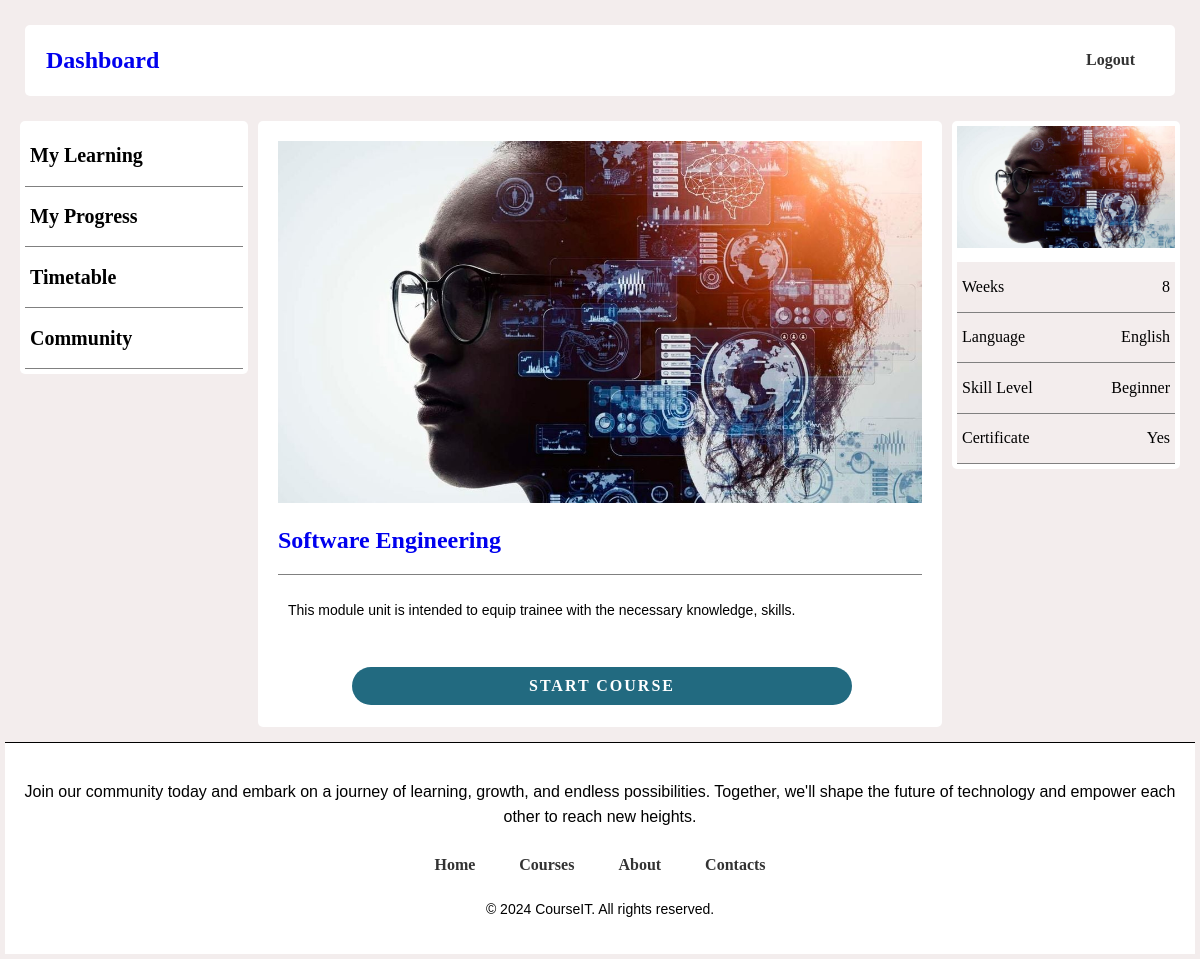
The app's page /course/3/ with its own data.
### index/models.py (models this page shows, shortened)
class Course (models.Model):
    title = models.CharField(max_length=200)
    description = models.TextField()
    image = models.ImageField(upload_to='images/', default='img1.png')

### index/views.py (the view)
# urls.py: path("course/<int:pk>/", views.CourseDetailView.as_view(), name="course_detail"),
class CourseDetailView(DetailView):
    model = Course
    template_name = "index/course_detail.html"

### index/templates/index/course_detail.html (shortened to what this page needs)
{%load static%}
<!DOCTYPE html>
<html lang="en">
<head>
    <link rel="stylesheet" href="{% static 'css/styles.css' %}">
</head>
    <body>
        <div class="nav-bar">
            <div class="header">
                <div class="div1">
                    <h2><a style="text-decoration: none;"href="{% url 'dashboard' %}">Dashboard</a></h2>
                </div>
                <div>
                    <nav>
                        <a href="{% url 'sign-out' %}">Logout</a>
                    </nav>
                </div>
            </div>
        </div>
        <div class="content-div">
            <div class="side-bar">
                <div>
                    <div class="side-bar-divs">
                        <h1>My Learning</h1>
                    </div>
                    <div class="side-bar-divs">
                        <h1>My Progress</h1>
                    </div>
                    <div class="side-bar-divs">
                        <h1>Timetable</h1>
                    </div>
                    <div class="side-bar-divs">
                        <h1>Community</h1>
                    </div>
                </div>
            </div>
            <div class="cos-detail">
                <div class="content">
                    <div class="post-entry">
                        <div>
                            <img src="{{ course.image.url }}" width="100%">
                        </div>
                        <div class="course-title">
                            <h2 class="post-title" ><a style="text-decoration: none;" href="{% url 'course_detail' course.pk %}">{{ course.title }}</a></h2>
                        </div>
                        <div class="course-desc">
                            <p>{{ course.description }}</p>
                        </div>
                        <div class="view-cos">
                            <a class="get-started-btn" href="{% url 'course_detail' course.pk %}">Start Course</a>
                        </div>
                    </div>
                </div>
            </div>
            <div class="more-info">
                <div>
                    <img src="{{ course.image.url }}" width="100%">
                </div>
                <div>
                    <div class="more-info-divs">
                        <h1>Weeks</h1>
                        <h1>8</h1>
                    </div>
                    <div class="more-info-divs">
                        <h1>Language</h1>
                        <h1>English</h1>
                    </div>
                    <div class="more-info-divs">
                        <h1>Skill Level</h1>
                        <h1>Beginner</h1>
                    </div>
                    <div class="more-info-divs">
                        <h1>Certificate</h1>
                        <h1>Yes</h1>
                    </div>
                </div>
            </div>
        </div>
        <footer>
            <div>
                <p>Join our community today and embark on a journey of learning, growth, and endless possibilities. Together, we'll shape the future of technology and empower each other to reach new heights.</p>
            </div>
            <div class="footer-nav">
                <div>
                    <nav>
                        <a href="index.html">Home</a>
                        <a href="courses.html">Courses</a>
                        <a href="about.html">About</a>
                        <a href="contacts.html">Contacts</a>
                    </nav>
                </div>
                <div class="copyright-info">
                    <p>&copy; 2024 CourseIT. All rights reserved.</p>
                </div>
            </div>
        </footer>
    </body>
</html>

### index/static/css/styles.css (style rules this page uses)
body { justify-content: center; align-items: center; background: hsl(0, 19%, 94%); margin: 5px; }
.content { display: flex; flex-wrap: wrap; justify-content: center; align-items: center; margin-bottom: 50px; margin: 0 auto; padding-bottom: 10px; }
.content-div { height: 100%; display: flex; padding: 0 10px 10px 10px; }
.content-div .side-bar { height: 100%; width: 20%; margin: 5px; border-radius: 5px; background-color: white; }
.content-div .side-bar div { padding: 5px; }
.side-bar-divs { border-bottom: solid gray; border-width: 1px; display: flex; justify-content: space-between; padding: 5px; }
.content-div .side-bar div h1 { font-size: 20px; font-weight: 600; }
.content-div .cos-detail { width: 60%; height: 100%; margin: 5px; border-radius: 5px; background-color: white; }
.content-div .cos-detail .content { padding: 20px; }
.content-div .more-info { width: 20%; height: 100%; margin: 5px; border-radius: 5px; background-color: white; display: flex; flex-direction: column; }
.content-div .more-info div { padding: 5px; }
.more-info-divs { border-bottom: solid gray; border-width: 1px; display: flex; justify-content: space-between; background-color: hsl(0, 19%, 94%); padding: 5px; }
.content-div .more-info div h1 { font-size: 16px; font-weight: 400; }
.course-desc { font-size: 14px; border-top: solid 1px gray; height: 90px; }
.view-cos { margin: 2px; width: 100%; display: flex; justify-content: center; }
.get-started-btn { text-decoration: none; color: #ffffff; background: #226A80; text-transform: uppercase; font-weight: 700; letter-spacing: 2px; padding: 10px 25px; border-radius: 30px; transition: 0.3s; transition-property: background-color; width: 70%; text-align: center; }
.nav-bar { margin: 0 auto; padding: 20px; }
.header { display: flex; justify-content: space-between; align-items: center; padding: 1px 20px; background-color: white; border-radius: 5px; }
.div1 { padding: 1px; border-radius: 5px; }
nav a { position: relative; font-size: 1.1 rem; font-weight: bolder; color: #333; text-decoration: none; padding: 6px 20px; transition: .5s; justify-content: center; align-items: center; font-weight: bolder; }
footer { background-color: #ffffff; border-top: solid 1px #000000; padding: 10px 0; text-align: center; align-items: center; }
.copyright-info { flex: 1; padding-left: 0px; }
.copyright-info p { font-size: 14px; }
p { color: #000000; line-height: 1.6; padding: 10px; font-family: Arial, sans-serif; }

### records on screen
Course: image (picture), title "Software Engineering", description "This module unit is intended to equip trainee with the necessary knowledge, skills."
